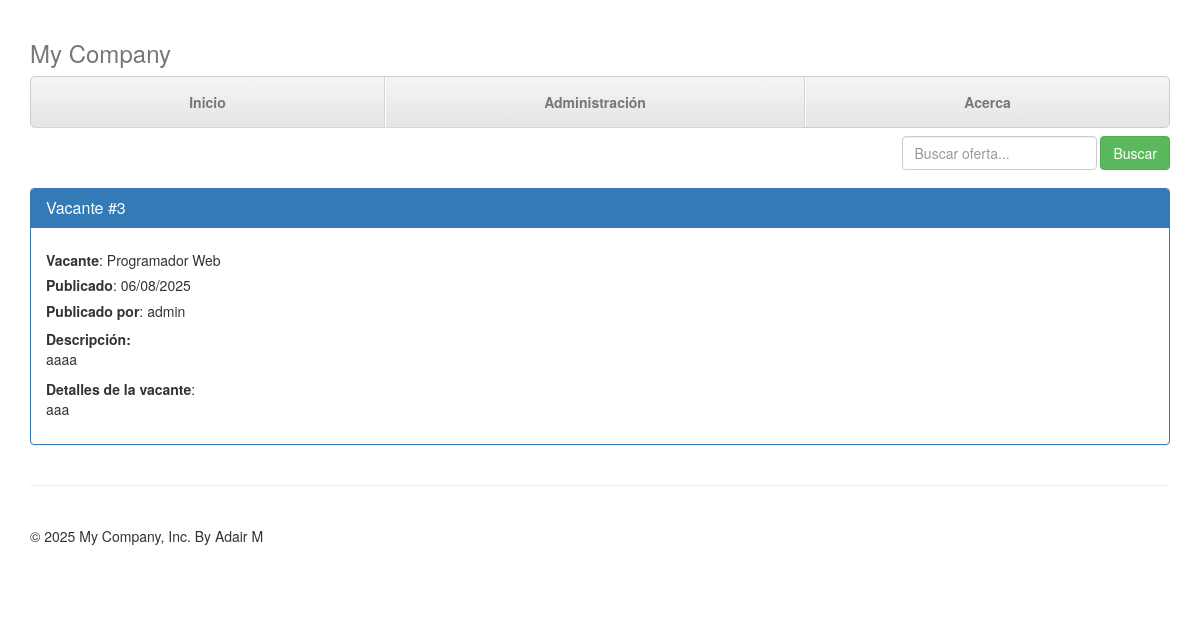
The app's page /vacante/3 with its own data.
### app/models.py (models this page shows, shortened)
class Vacante(db.Model):
    __tablename__ = 'vacantes'  # Nombre de la tabla en la base de datos
    id = db.Column(db.Integer, primary_key=True)  # Identificador único
    nombre = db.Column(db.String(100), nullable=False)  # Título de la vacante
    descripcion = db.Column(db.Text, nullable=False)  # Descripción general
    detalle = db.Column(db.Text)  # Detalles adicionales
    fecha_publicacion = db.Column(db.DateTime, nullable=False, default=datetime.now)  # Fecha de publicación
    usuario_id = db.Column(db.Integer, db.ForeignKey('usuarios.id'), nullable=False)  # Autor de la vacante

class Usuario(db.Model):
    __tablename__ = 'usuarios'  # Nombre de la tabla en la base de datos
    id = db.Column(db.Integer, primary_key=True)  # Identificador único
    username = db.Column(db.String(50), unique=True, nullable=False)  # Nombre de usuario
    email = db.Column(db.String(100), unique=True, nullable=False)  # Correo electrónico
    password = db.Column(db.String(200), nullable=False)  # Contraseña encriptada
    perfil = db.Column(db.String(50), nullable=False, default='Usuario')  # Rol del usuario
    estatus = db.Column(db.String(20), nullable=False, default='Activo')  # Estado del usuario
    fecha_registro = db.Column(db.DateTime, nullable=False, default=datetime.now)  # Fecha de registro
    vacantes = db.relationship('Vacante', backref='autor', lazy=True)  # Relación con vacantes creadas

### app/routes/vacante_routes.py (the view)
@vacante_bp.route('/vacante/<int:id>')
def detalle_vacante(id):
    vacante = Vacante.query.get_or_404(id)
    return render_template('detalle.html', vacante=vacante, datetime=datetime)

### app/templates/detalle.html (shortened to what this page needs)
{% extends "base.html" %}
{% block content %}
  <div class="masthead">
    <h3 class="text-muted">My Company</h3>
    <nav>
      <ul class="nav nav-justified">
        <li><a href="{{ url_for('main.index') }}">Inicio</a></li>
        <li><a href="{{ url_for('main.admin') if 'user_id' in session else url_for('auth.login') }}">Administración</a></li>
        <li><a href="{{ url_for('main.acerca') }}">Acerca</a></li>
      </ul>
    </nav>
  </div>
  <form method="get" action="{{ url_for('vacante.buscar') }}" class="navbar-form navbar-right">
    <div class="form-group">
      <input type="text" name="query" required placeholder="Buscar oferta..." class="form-control">
    </div>
    <button type="submit" class="btn btn-success">Buscar</button>
  </form>
  <br><br><br>
  <div class="panel panel-primary">
    <div class="panel-heading">
      <h3 class="panel-title">Vacante #{{ vacante.id }}</h3>
    </div>
    <div class="panel-body">
      <h5><b>Vacante</b>: {{ vacante.nombre }}</h5>
      <h5><b>Publicado</b>: {{ vacante.fecha_publicacion.strftime('%d/%m/%Y') }}</h5>
      <h5><b>Publicado por</b>: {{ vacante.autor.username }}</h5>
      <b>Descripción:</b><br>
      <p class="text-justify">{{ vacante.descripcion }}</p>
      <b>Detalles de la vacante</b>:<br>
      <div class="text-justify">
        {% if vacante.detalle %}
          {{ vacante.detalle|safe }}
        {% else %}
          <p>No hay detalles adicionales para esta vacante.</p>
        {% endif %}
      </div>
    </div>
  </div>
{% endblock %}

### app/static/css/justified-nav.css (style rules this page uses)
body { padding-top: 20px; }
.nav-justified { background-color: #eee; border: 1px solid #ccc; border-radius: 5px; }
.nav-justified > li > a { padding-top: 15px; padding-bottom: 15px; margin-bottom: 0; font-weight: bold; color: #777; text-align: center; background-color: #e5e5e5; background-image: -webkit-gradient(linear, left top, left bottom, from(#f5f5f5), to(#e5e5e5)); background-image: -webkit-linear-gradient(top, #f5f5f5 0%, #e5e5e5 100%); background-image: -o-linear-gradient(top, #f5f5f5 0%, #e5e5e5 100%); background-image: linear-gradient(to bottom, #f5f5f5 0%,#e5e5e5 100%); filter: progid:DXImageTransform.Microsoft.gradient( startColorstr='#f5f5f5', endColorstr='#e5e5e5',GradientType=0 ); background-repeat: repeat-x; border-bottom: 1px solid #d5d5d5; }
.nav-justified > li:first-child > a { border-radius: 5px 5px 0 0; }
.nav-justified > li:last-child > a { border-bottom: 0; border-radius: 0 0 5px 5px; }
@media (min-width: 768px) { .nav-justified { max-height: 52px; } }
@media (min-width: 768px) { .nav-justified > li > a { border-right: 1px solid #d5d5d5; border-left: 1px solid #fff; } }
@media (min-width: 768px) { .nav-justified > li:first-child > a { border-left: 0; border-radius: 5px 0 0 5px; } }
@media (min-width: 768px) { .nav-justified > li:last-child > a { border-right: 0; border-radius: 0 5px 5px 0; } }
@media screen and (min-width: 768px) { .masthead, .marketing, .footer { padding-right: 0; padding-left: 0; } }

### records on screen
Vacante: id "3", nombre "Programador Web", fecha_publicacion "06/08/2025", descripcion "aaaa", detalle "aaa"
Usuario: autor.username "admin"
